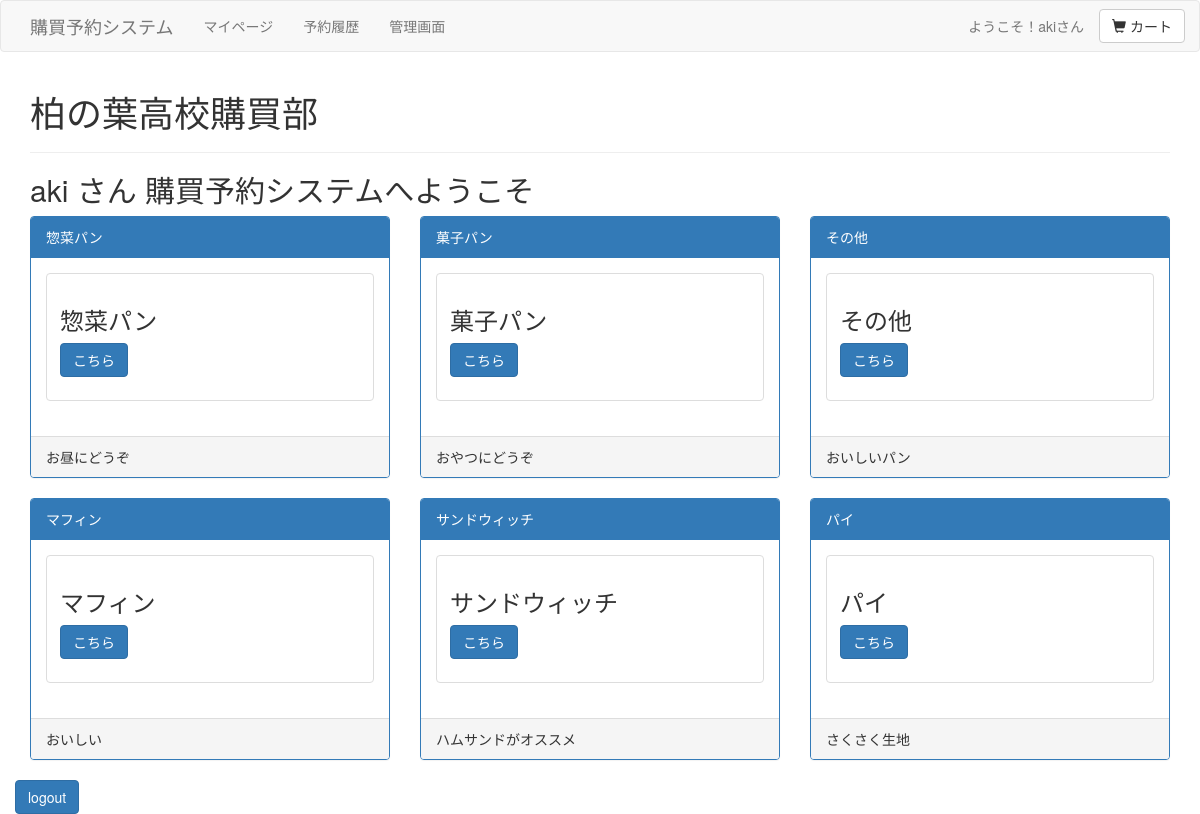
The app's page /mypage/mypage.php (signed in) with its own data.
### tables this page shows
CREATE TABLE IF NOT EXISTS `category` (
  `id` int(255) NOT NULL AUTO_INCREMENT,
  `name` varchar(255) NOT NULL,
  `comment` varchar(255) NOT NULL,
  PRIMARY KEY (`id`),
  UNIQUE KEY `id` (`id`),
  KEY `id_2` (`id`)
);

### mypage/mypage.php (the view, shortened to what this page needs)
<?php
  require("../head.php");
  output("マイページ");
  require("../connect_db.php");
?>
<body>
  <div class="container">
  <h1>柏の葉高校購買部</h1>
  <hr>
  <h2> <?php echo $_SESSION['sid']; ?> さん 購買予約システムへようこそ</h2>
  <?php
    $result = mysqli_query($link,'SELECT * FROM category');
    echo "<div class=\"row\">";
    while ($row = mysqli_fetch_assoc($result)){
      $name = $row['name'];
      $comment = $row['comment'];
      $id = $row['id'];
    	CategoryCard("$name","$comment","$id");
    }
  ?>
  <a href="login.php?err=logout" class="btn btn-primary" role="button">logout</a>
  </div>
  </div>
</body>
</html>
<?php
function CategoryCard($name,$comment,$id){
  echo <<<EOM
	<div class="col-md-4">
  <div class="panel panel-primary">
    <div class="panel-heading">$name</div>
    <div class="panel-body">
    <div class="thumbnail">
			<div class="caption">
        <h3>$name</h3>
        <p></p>
        <p><a href="products_list.php?cat=$id" class="btn btn-primary" role="button">こちら</a></p>
      </div>
    </div>
    </div>
    <div class="panel-footer">$comment</div>
	</div>
  </div>
EOM;
}
?>

### head.php (shortened to what this page needs)
<?php
function output($title){
      echo <<<EOM
      <!DOCTYPE html>
      <meta charset="utf-8">
      <meta http-equiv="Content-Type" content="text/html; charset=UTF-8">
      <meta name="viewport" content="width=device-width, initial-scale=1">
      <html lang = "ja">
      <head>
        <title> $title </title>
        <link rel="stylesheet" href="//maxcdn.bootstrapcdn.com/bootstrap/3.3.7/css/bootstrap.min.css">
        <link rel="stylesheet" href="https://cdn.datatables.net/1.10.16/css/dataTables.bootstrap.min.css">
        <link rel="stylesheet" href="https://cdn.datatables.net/responsive/2.2.0/css/responsive.bootstrap.min.css">
        <script src="https://ajax.googleapis.com/ajax/libs/jquery/3.2.1/jquery.min.js"></script>
        <script src="https://cdn.datatables.net/1.10.16/js/jquery.dataTables.min.js"></script>
        <script src="https://cdn.datatables.net/1.10.16/js/dataTables.bootstrap.min.js"></script>
        <script src="https://maxcdn.bootstrapcdn.com/bootstrap/3.3.7/js/bootstrap.min.js"></script>
        <script src="https://cdn.datatables.net/responsive/2.2.0/js/dataTables.responsive.min.js"></script>
        <script src="https://cdn.datatables.net/responsive/2.2.0/js/responsive.bootstrap.min.js"></script>
        <script src="https://cdnjs.cloudflare.com/ajax/libs/bootstrap-datepicker/1.7.1/js/bootstrap-datepicker.min.js"></script>
        <script src="https://cdnjs.cloudflare.com/ajax/libs/bootstrap-datepicker/1.7.1/locales/bootstrap-datepicker.ja.min.js"></script>
        <link rel="stylesheet" href="https://cdnjs.cloudflare.com/ajax/libs/bootstrap-datepicker/1.7.1/css/bootstrap-datepicker3.min.css" />
      </head>
    <body>
      <nav class="navbar navbar-default">
        <div class="container">
          <div class="navbar-header">
            <a class="navbar-brand" href="/kobai-sys">購買予約システム</a>
          </div>
          <ul class="nav navbar-nav">
            <li class="active">
EOM;
          if (isset($_SESSION['sid'])){
            echo "<li><a href=\"/kobai-sys/mypage/mypage.php\">マイページ</a></li>";
            echo "<li><a href=\"/kobai-sys/mypage/history.php\">予約履歴</a></li>";
          }else {
            echo "<li><a href=\"/kobai-sys/mypage/login.php\">ログイン</a></li>";
            echo "<li><a href=\"/kobai-sys/mypage/regist_form.php\">新規登録</a></li>";
          }
          echo <<<EOM
            <li><a href="/kobai-sys/console">管理画面</a></li>
          </ul>
          <ul class="nav navbar-nav navbar-right">
EOM;
          if (isset($_SESSION['sid'])){
            echo "<a class=\"btn btn-default navbar-btn\" href=\"/kobai-sys/mypage/cart.php\"><span class=\"glyphicon glyphicon-shopping-cart\" aria-hidden=\"true\"></span> カート</a>";
            echo "<a href=\"/kobai-sys/mypage/mypage.php\"><p class=\"navbar-text\">ようこそ！".$_SESSION['sid']."さん</p></a>";
          }else {
            echo "<li><a href=\"/kobai-sys/mypage/regist_form.php\"><span class=\"glyphicon glyphicon-user\"></span> 登録</a></li>";
            echo "<li><a href=\"/kobai-sys/mypage/login.php\"><span class=\"glyphicon glyphicon-log-in\"></span> ログイン</a></li>";
          }
          echo <<<EOM
          </ul>
        </div>
      </nav>
EOM;
}

### records on screen
category: name "惣菜パン", comment "お昼にどうぞ"
category: name "菓子パン", comment "おやつにどうぞ"
category: name "その他", comment "おいしいパン"
category: name "マフィン", comment "おいしい"
category: name "サンドウィッチ", comment "ハムサンドがオススメ"
category: name "パイ", comment "さくさく生地"

### other values on screen
$_SESSION['sid'] "aki"
